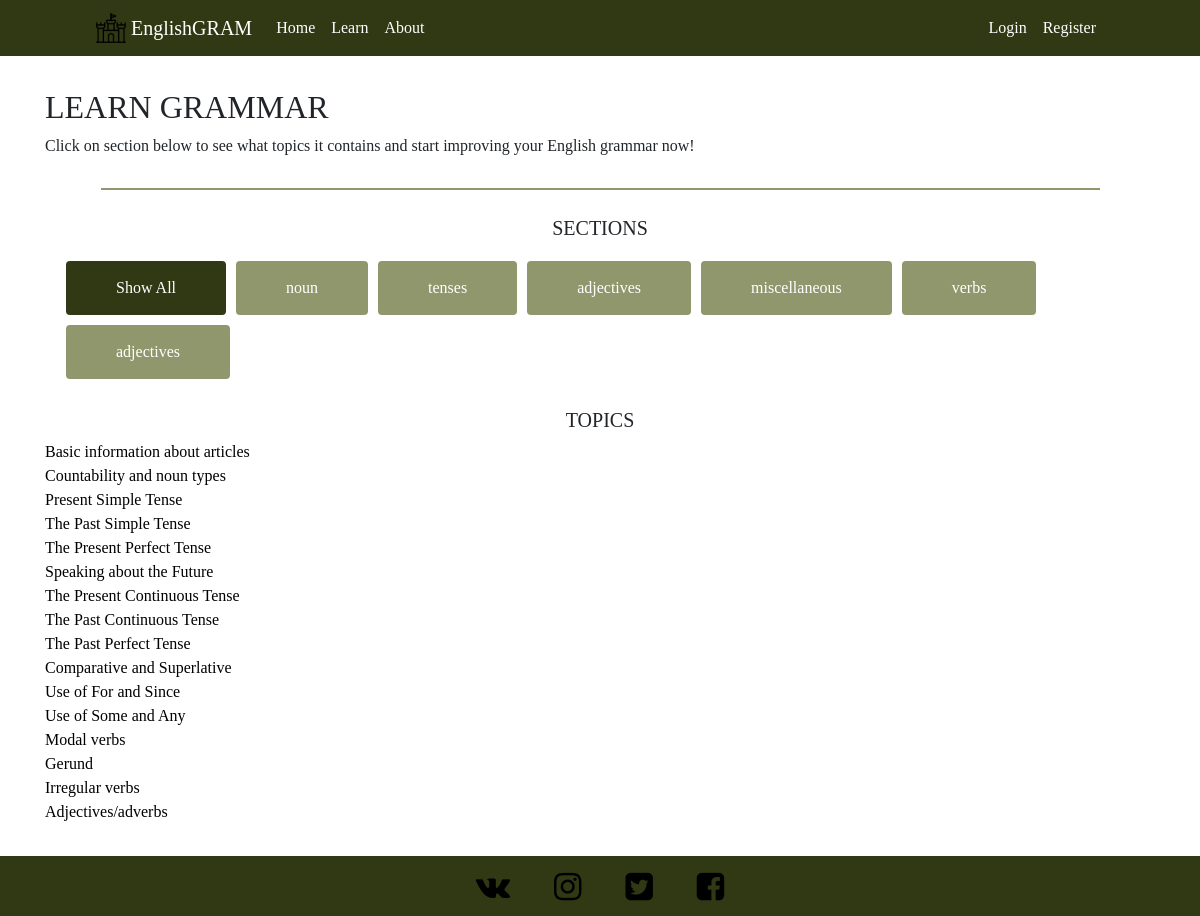
Page /learn on the committed database.
### tables this page shows
CREATE TABLE "learn" (
	"id"	INTEGER NOT NULL PRIMARY KEY AUTOINCREMENT,
	"topic"	TEXT NOT NULL,
	"name"	TEXT NOT NULL,
	"content"	TEXT NOT NULL,
	"tags"	TEXT NOT NULL
);

### application.py (the view)
@app.route("/learn")
def learn():
    topics = db.execute("SELECT DISTINCT topic FROM learn")
    exercises = dict()
    for topic in topics:
        exercises[topic["topic"]] = db.execute("SELECT name FROM learn WHERE topic = :topic", topic = topic["topic"])
    return render_template("learn.html", topics = topics, exercises = exercises)

### application.py (called while the page is built)
@app.after_request
def after_request(response):
    response.headers["Cache-Control"] = "no-cache, no-store, must-revalidate"
    response.headers["Expires"] = 0
    response.headers["Pragma"] = "no-cache"
    return response

### templates/learn.html (shortened to what this page needs)
{% extends "layout.html" %}
{% block main %}
    <div class="container">
      <h2 style="margin-top: 1em;">LEARN GRAMMAR</h2>
      <p>Click on section below to see what topics it contains and start improving
          your English grammar now!</p>
      <hr>
      <h5 style="text-align: center;">SECTIONS</h5>
        <nav class="navbar navbar-expand-lg navbar-light">
          <div class="collapse navbar-collapse justify-content-center" id="exercises">
              <ul class="nav nav-pills mb-3" id="pills-tab" role="tablist" style="margin: 0; padding: 0">
                <li class="nav-item">
                  <a class="nav-link active"  id="showall-tab" data-toggle="pill" href="#showall" role="tab"
                        aria-controls="showall" aria-selected="true">Show All</a>
                </li>
      {% for topic in topics %}
                <li class="nav-item">
                  <a class="nav-link" id="Cars-tab" data-toggle="pill" href="#{{ topic["topic"] }}" role="tab"
                          aria-controls="{{ topic["topic"] }}" aria-selected="false">{{ topic["topic"] }}</a>
                </li>
      {% endfor %}
              </ul>
          </div>
        </nav>
        <h5 style="text-align: center;">TOPICS</h5>
        <div class="tab-content" id="pills-tabContent" style="padding-bottom: 2em">
            <div class="tab-pane fade show active" id="showall" style="">
              {% for topic in topics %}
                  {% for exercise in exercises[topic["topic"]] %}
                      <a class="green_link" href="/learn/{{ exercise['name'] }}" role="button" style="display: block;">{{ exercise["name"] }}</a>
                  {% endfor %}
              {% endfor %}
            </div>
        </div>
    </div>
{% endblock %}

### templates/layout.html (shortened to what this page needs)
 <!DOCTYPE html>
<html lang="en">
    <head>
        <link href="https://stackpath.bootstrapcdn.com/bootstrap/4.5.0/css/bootstrap.min.css" rel="stylesheet">
        <link rel="stylesheet" href="https://cdnjs.cloudflare.com/ajax/libs/font-awesome/4.7.0/css/font-awesome.min.css">
        <link href="/static/styles.css" rel="stylesheet">
    </head>
    <body>
        <nav class="navbar navbar-expand-lg navbar-light" style="background-color: #313914;">
            <a class="navbar-brand"  href="/" style="margin-left: 80px; color: white;">
            <img src="/static/logo.png" width="30" height="30" class="d-inline-block align-top" alt="" loading="lazy">
                    EnglishGRAM</a>
             <div class="collapse navbar-collapse" id="navbarNavAltMarkup">
                {% if session.user_id %}
                    <div class="navbar-nav mr-auto">
                        <a class="nav-item nav-link active" href="/" style="color: white;">Home <span class="sr-only">(current)</span></a>
                        <a class="nav-item nav-link" href="/exercise" style="color: white;">Exercise</a>
                        <a class="nav-item nav-link" href="/learn" style="color: white;">Learn</a>
                        <a class="nav-item nav-link" href="/about" style="color: white;">About</a>
                    </div>
                    <div class="navbar-nav ml-auto" style="margin-right: 80px;">
                        <a class="nav-item nav-link" href="/score" style="color: white;">Score</a>
                {% if session.access_level > 1 %}
                        <a class="nav-item nav-link" href="/users" style="color: white;">Admin panel</a>
                {% endif %}
                        <a class="nav-item nav-link" href="/logout" style="color: white;">Logout</a>
                    </div>
                {% else %}
                    <div class="navbar-nav mr-auto">
                        <a class="nav-item nav-link active" href="/" style="color: white;">Home <span class="sr-only">(current)</span></a>
                        <a class="nav-item nav-link" href="/learn" style="color: white;">Learn</a>
                        <a class="nav-item nav-link" href="/about" style="color: white;">About</a>
                    </div>
                    <div class="navbar-nav ml-auto" style="margin-right: 80px;">
                      <a class="nav-item nav-link" href="/login" style="color: white;">Login</a>
                      <a class="nav-item nav-link" href="/register" style="color: white;">Register</a>
                    </div>
                {% endif %}
            </div>
        </nav>
        <main>
            {% block main %}{% endblock %}
        </main>
        <footer class="footer">
            <div style="margin-top: 15px; text-align: center;">
                <a href="#" class="fa fa-vk fa-2x" aria-hidden="true"></a>
                <a href="#" class="fa fa-instagram fa-2x" aria-hidden="true"></a>
                <a href="#" class="fa fa-twitter-square fa-2x" aria-hidden="true"></a>
                <a href="#" class="fa fa-facebook-square fa-2x" aria-hidden="true"></a>
            </div>
        </footer>
    </body>
</html>

### static/styles.css (style rules this page uses)
.footer { position: absolute; bottom: 0; width: 100%; height: 60px; background-color: #313914; }
html { position: relative; min-height: 100%; }
body { margin-bottom: 60px; font-family: Verdana; }
.fa { margin-left: 20px; margin-right: 20px; color: black; }
hr { border-top: 2px solid #91976c; width: 90%; height: 10px; margin-top: 30px; }
.green_link { color: black; }
.nav { padding:20px; margin-top:-30px; }
.nav li a { margin:5px; padding: 15px 50px; font-size:16px; color: white; background: #91976c; transition-duration: 0.4s; }
.nav .active { background-color: #313914 !important; color: white; }

### rows in the picture
learn: name "Basic information about articles"
learn: name "Countability and noun types"
learn: name "Present Simple Tense"
learn: name "The Past Simple Tense"
learn: name "The Present Perfect Tense"
learn: name "Speaking about the Future"
learn: name "The Present Continuous Tense"
learn: name "The Past Continuous Tense"
learn: name "The Past Perfect Tense"
learn: name "Comparative and Superlative"
learn: name "Use of For and Since"
learn: name "Use of Some and Any"
learn: name "Modal verbs"
learn: name "Gerund"
learn: name "Irregular verbs"
learn: name "Adjectives/adverbs"

### other values in the picture
{{ topic["topic"] }} "noun" "tenses" "adjectives" "miscellaneous" "verbs" "adjectives"
